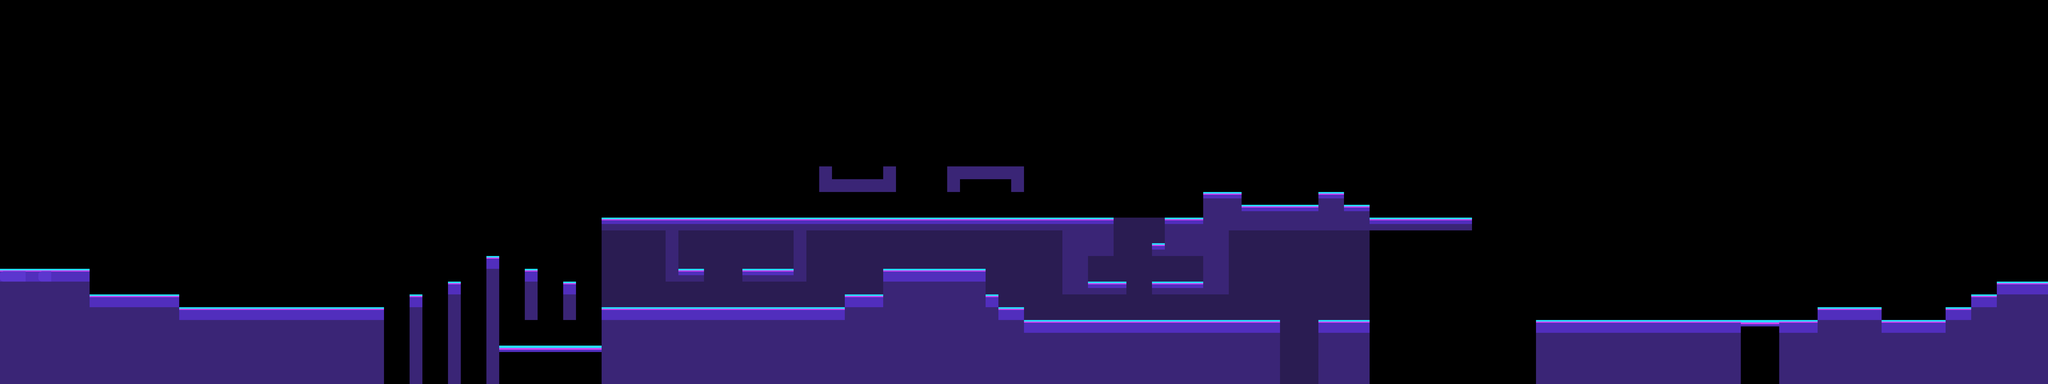

A level layout from a 2D game, rendered from its tile map. Below: a short description, then the map file with tile-grid data replaced by summaries:
An orthogonal 160x30 tile map with 80x80 px tiles, 2 tile layers (dizhuan, dizhuan1).

<map version="1.0" orientation="orthogonal" renderorder="right-down" width="160" height="30" tilewidth="80" tileheight="80">
 <tileset firstgid="1" name="bj_4_1" tilewidth="80" tileheight="80">
  <image source="bj_4_1.png" width="1120" height="640" />
 </tileset>
 <layer name="dizhuan" width="160" height="30">
  <data>[4800 cells, 1325 non-empty, 8 distinct tile ids]</data>
 </layer>
 <layer name="dizhuan1" width="160" height="30">
  <data>[4800 cells, 343 non-empty, 4 distinct tile ids]</data>
 </layer>
</map>
